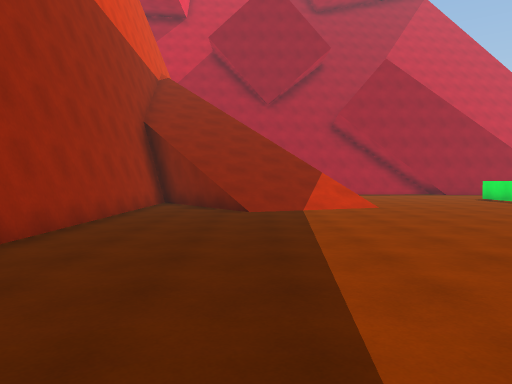
view 1 (above)

24 first-person views from a walk through a 3-D level made in the Unity game engine. The camera is 1.5 m above the floor, tilts 2° down and sees 70° across. The floor is counted in squares, 2 m on a side. Each view is taken from the middle of a square. On the plan, view 1 faces up. The plan holds only what a view shows up to about 11 squares ahead; the rest is blank. The place goes on beyond the plan.

view 2
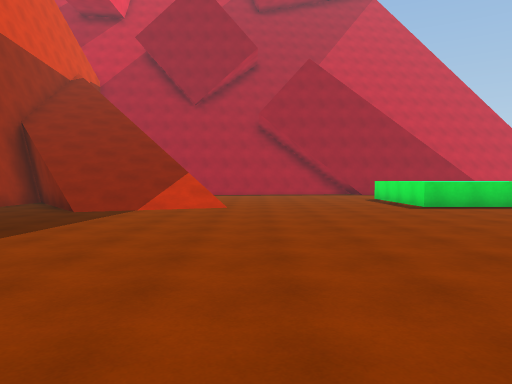

view 3
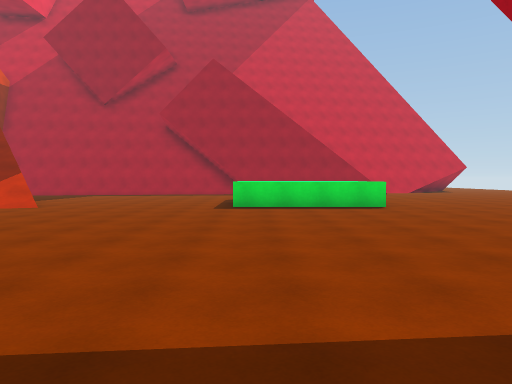

view 4
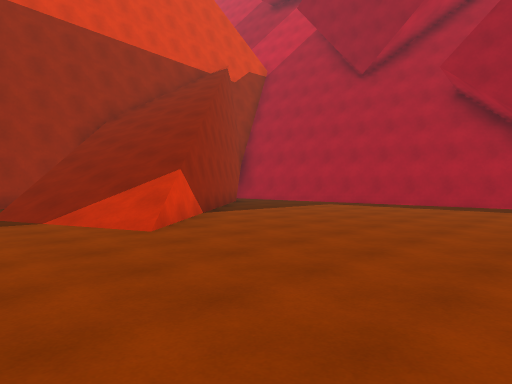

view 5
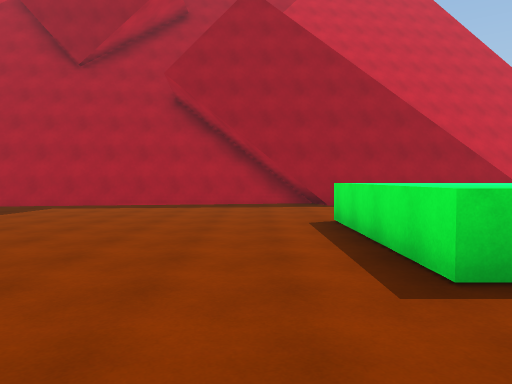

view 6
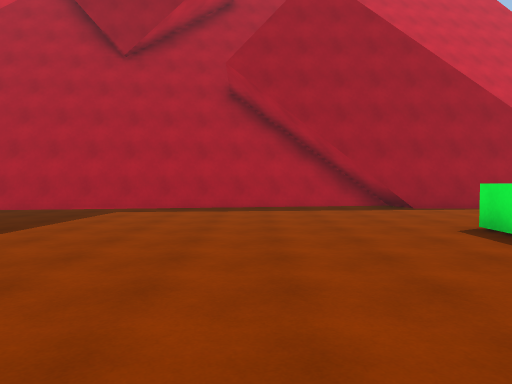

view 7
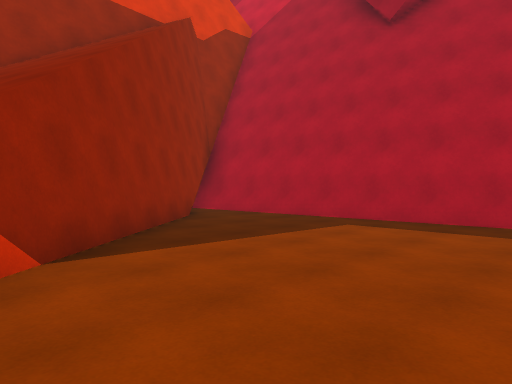

view 8
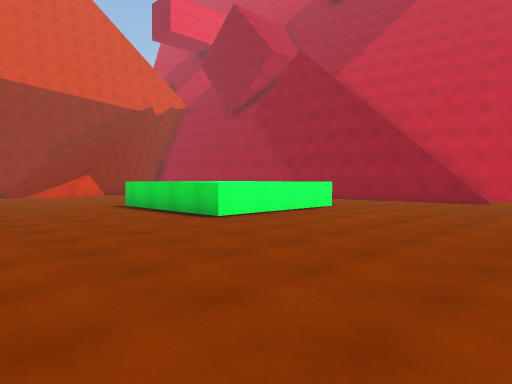

view 9
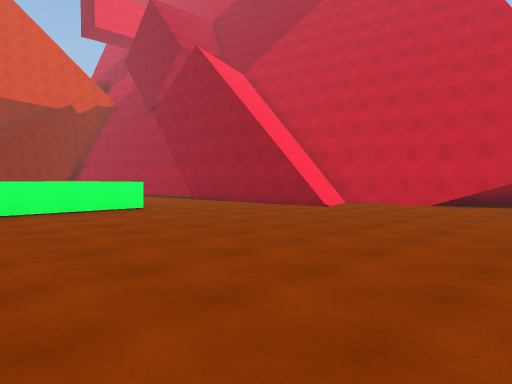

view 10
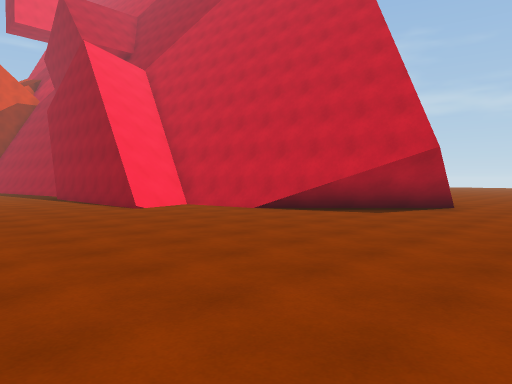

view 11
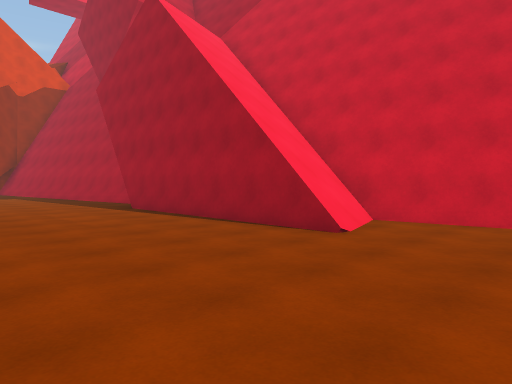

view 12
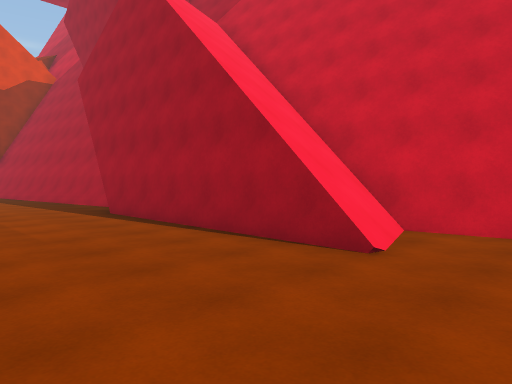

view 13
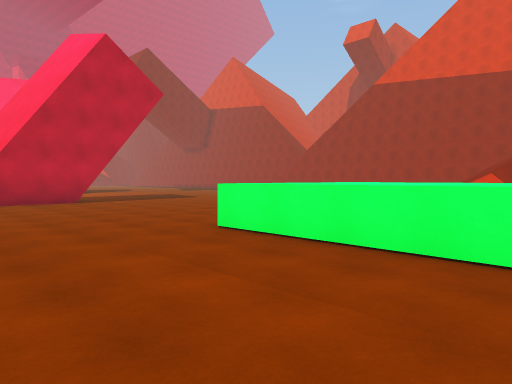

view 14
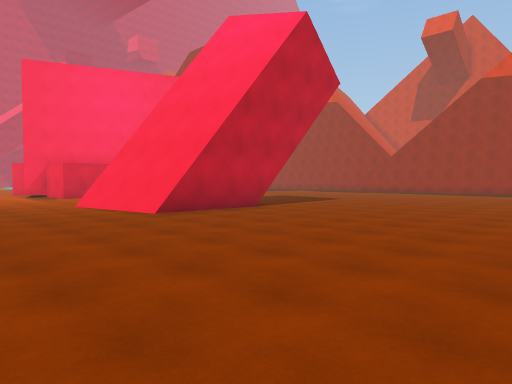

view 15
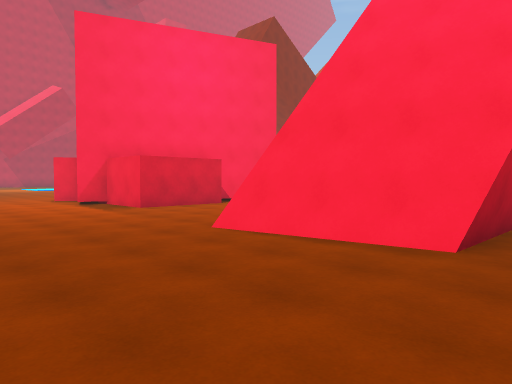

view 16
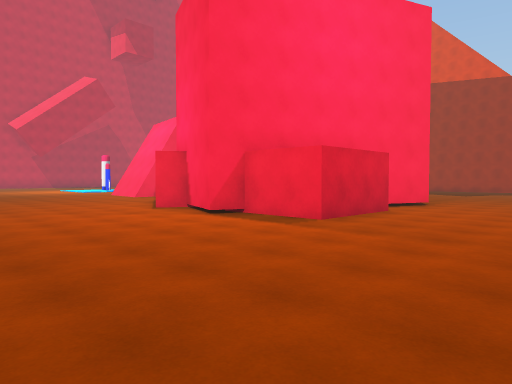

view 17
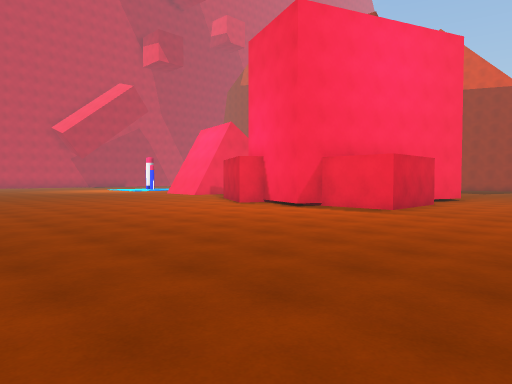

view 18
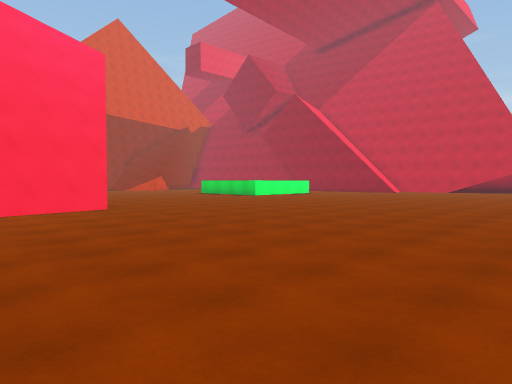

view 19
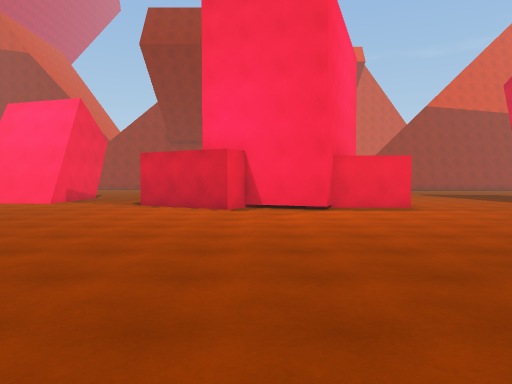

view 20
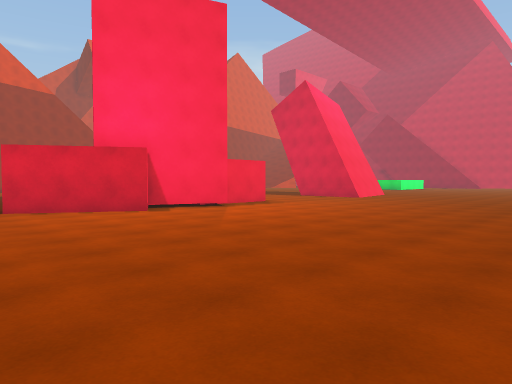

view 21
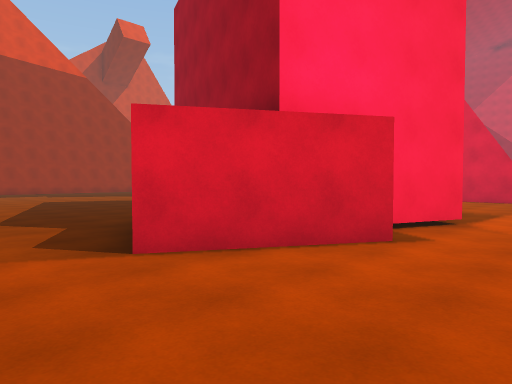

view 22
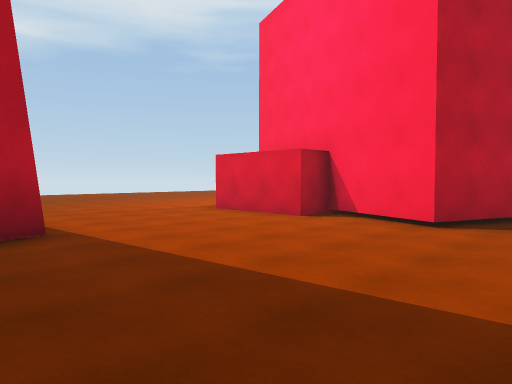

view 23
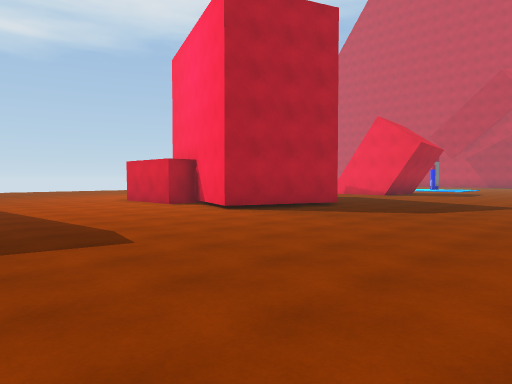

view 24
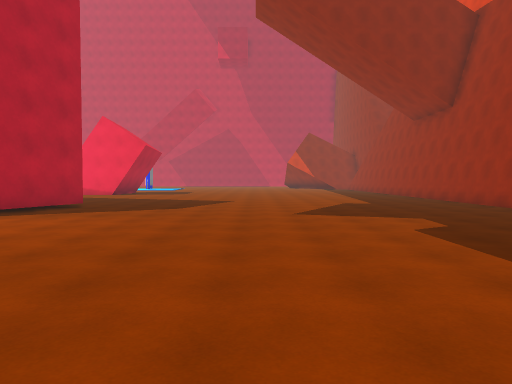

### Floor plan
Key: @ floor where view 1 was taken; # wall or solid block; . floor; / step, stairs or slope; = window, fence, low wall or low ledge; ^ raised ledge; v drop or lower ground.
Columns run from 5 left of view 1 to 24 right of it. Each row starts with its distance up from view 1.
 22               ##         ##.
 21              //####    ###...
 20           vv /////######.....
 19           ###v///////........
 18  v  ########.#####///........
 17 #/####.......................
 16 #//#..........................
 15  ///#.........................
 14  #///.........................
 13  #///=........^^^^............
 12   ////#.......^^^^.........
 11   #////#......^^^^..........
 10   #/////=.....^^^^..........
  9   #.////....................
  8   #.........................
  7   #.........................
  6   #..........................
  5   #..........................
  4   #..........................
  3    ..........................
  2    ..............###.........
  1     .......  ...   ##.........
  0      @ .... ....    #.........
 -1       ...........#  #.........
 -2       ........................
 -3      ........................
 -4     .........................
 -5     .........................
 -6    ...........#..###........
 -7   ............######........
 -8   ............#    #........
 -9  #...........##    ##........
-10  #............     #..........
-11          ......    ##........
-12          .......  ##.........
-13          .........#..........
-14               ...............
-15                   ...... ....

Positions as (right, up) in squares from view 1, and headings:
1: (0, 0), facing up
2: (4, 0), facing up
3: (9, 0), facing up
4: (8, 7), facing up-left
5: (7, 7), facing up
6: (5, 8), facing up
7: (5, 11), facing up-left
8: (18, 5), facing up-left
9: (21, 9), facing up-left
10: (24, 13), facing up-left
11: (18, 13), facing up-left
12: (17, 14), facing up-left
13: (16, 14), facing down-left
14: (19, 9), facing down-left
15: (19, 3), facing down-left
16: (20, -2), facing down-left
17: (23, -2), facing down-left
18: (24, -2), facing up-left
19: (24, -10), facing left
20: (23, -15), facing up-left
21: (17, -15), facing up-left
22: (7, 0), facing down-right
23: (2, 0), facing down-right
24: (3, 1), facing down
